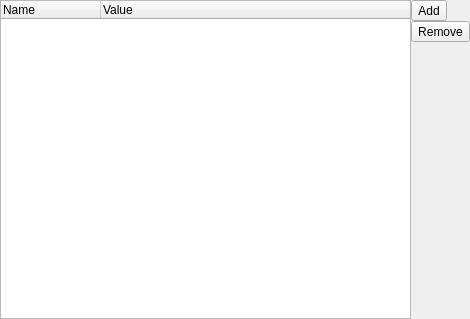
<?xml version="1.0" encoding="UTF-8"?>
<ui version="4.0">
 <class>commonLib::Define</class>
 <widget class="QWidget" name="commonLib::Define">
  <property name="geometry">
   <rect>
    <x>0</x>
    <y>0</y>
    <width>470</width>
    <height>319</height>
   </rect>
  </property>
  <property name="windowTitle">
   <string>Form</string>
  </property>
  <layout class="QHBoxLayout" name="horizontalLayout">
   <property name="spacing">
    <number>0</number>
   </property>
   <property name="leftMargin">
    <number>0</number>
   </property>
   <property name="topMargin">
    <number>0</number>
   </property>
   <property name="rightMargin">
    <number>0</number>
   </property>
   <property name="bottomMargin">
    <number>0</number>
   </property>
   <item>
    <widget class="QTreeWidget" name="defineTree">
     <property name="columnCount">
      <number>2</number>
     </property>
     <column>
      <property name="text">
       <string>Name</string>
      </property>
     </column>
     <column>
      <property name="text">
       <string>Value</string>
      </property>
     </column>
    </widget>
   </item>
   <item>
    <layout class="QVBoxLayout" name="verticalLayout">
     <item>
      <widget class="QToolButton" name="addDefine">
       <property name="text">
        <string>Add</string>
       </property>
       <property name="icon">
        <iconset resource="../../../../../icons/basic/basic_icons.qrc">
         <normaloff>:/basic/add.png</normaloff>:/basic/add.png</iconset>
       </property>
       <property name="iconSize">
        <size>
         <width>16</width>
         <height>16</height>
        </size>
       </property>
      </widget>
     </item>
     <item>
      <widget class="QToolButton" name="removeDefine">
       <property name="text">
        <string>Remove</string>
       </property>
       <property name="icon">
        <iconset resource="../../../../../icons/basic/basic_icons.qrc">
         <normaloff>:/basic/remove.png</normaloff>:/basic/remove.png</iconset>
       </property>
       <property name="iconSize">
        <size>
         <width>16</width>
         <height>16</height>
        </size>
       </property>
      </widget>
     </item>
     <item>
      <spacer name="verticalSpacer">
       <property name="orientation">
        <enum>Qt::Orientation::Vertical</enum>
       </property>
       <property name="sizeHint" stdset="0">
        <size>
         <width>20</width>
         <height>40</height>
        </size>
       </property>
      </spacer>
     </item>
    </layout>
   </item>
  </layout>
 </widget>
 <resources>
  <include location="../../../../../icons/basic/basic_icons.qrc"/>
  <include location="../../../../../icons/basic/basic_icons.qrc"/>
 </resources>
 <connections/>
</ui>
